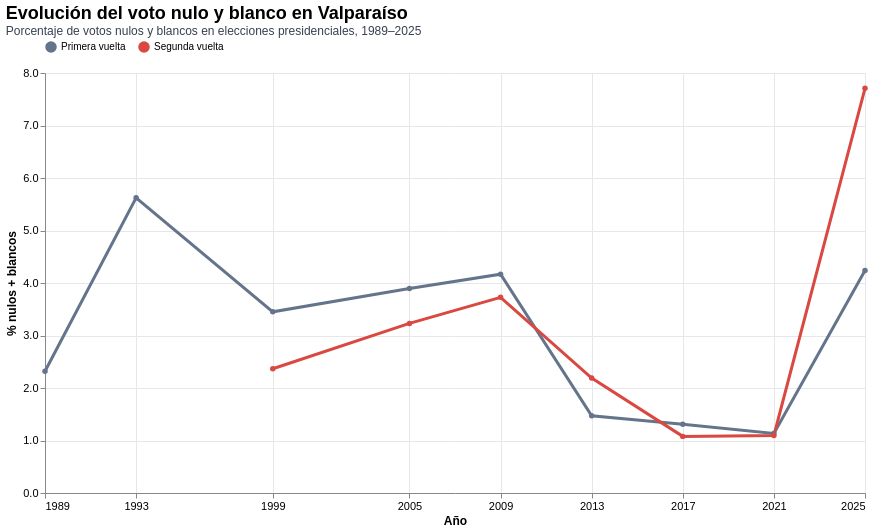

Notebook code cell kept with this figure:
### Code cell
region_elegida = "Valparaíso"

datos_region = regional_grafico[
    regional_grafico["region"] == region_elegida
].copy()

display(datos_region)

grafico_region = alt.Chart(datos_region).mark_line(
    point=True,
    strokeWidth=3
).encode(
    x=alt.X(
        "anio:Q",
        title="Año",
        scale=alt.Scale(domain=[1989, 2025]),
        axis=alt.Axis(
            values=[1989, 1993, 1999, 2005, 2009, 2013, 2017, 2021, 2025],
            format="d",
            labelAngle=0
        )
    ),
    y=alt.Y(
        "pct_nulos_blancos:Q",
        title="% nulos + blancos",
        axis=alt.Axis(format=".1f")
    ),
    color=alt.Color(
        "vuelta_label:N",
        title=None,
        scale=alt.Scale(
            domain=["Primera vuelta", "Segunda vuelta"],
            range=["#64748b", "#d94841"]
        )
    ),
    detail="vuelta_label:N",
    tooltip=[
        alt.Tooltip("region:N", title="Región"),
        alt.Tooltip("anio:Q", title="Año", format="d"),
        alt.Tooltip("vuelta_label:N", title="Vuelta"),
        alt.Tooltip("pct_nulos_blancos:Q", title="% nulos + blancos", format=".2f"),
        alt.Tooltip("nulos_blancos:Q", title="Nulos + blancos", format=","),
        alt.Tooltip("votos_emitidos:Q", title="Votos emitidos", format=",")
    ]
).properties(
    title={
        "text": f"Evolución del voto nulo y blanco en {region_elegida}",
        "subtitle": "Porcentaje de votos nulos y blancos en elecciones presidenciales, 1989–2025",
        "anchor": "start",
        "fontSize": 18,
        "subtitleFontSize": 12,
        "subtitleColor": "#374151"
    },
    width=820,
    height=420
).configure_view(
    strokeWidth=0
).configure_axis(
    gridColor="#e5e7eb",
    labelFontSize=11,
    titleFontSize=12
).configure_legend(
    orient="top",
    title=None
)

grafico_region

### Figure 1 — Vega-Lite specification as saved in the notebook (floating-point values rounded to 4 significant figures)
{"config": {"view": {"continuousWidth": 300, "continuousHeight": 300, "strokeWidth": 0}, "axis": {"gridColor": "#e5e7eb", "labelFontSize": 11, "titleFontSize": 12}, "legend": {"orient": "top", "title": null}}, "data": {"name": "data-6894bea0462cee8e92fc6ee73ace0f7a"}, "mark": {"type": "line", "point": true, "strokeWidth": 3}, "encoding": {"color": {"field": "vuelta_label", "scale": {"domain": ["Primera vuelta", "Segunda vuelta"], "range": ["#64748b", "#d94841"]}, "title": null, "type": "nominal"}, "detail": {"field": "vuelta_label", "type": "nominal"}, "tooltip": [{"field": "region", "title": "Región", "type": "nominal"}, {"field": "anio", "format": "d", "title": "Año", "type": "quantitative"}, {"field": "vuelta_label", "title": "Vuelta", "type": "nominal"}, {"field": "pct_nulos_blancos", "format": ".2f", "title": "% nulos + blancos", "type": "quantitative"}, {"field": "nulos_blancos", "format": ",", "title": "Nulos + blancos", "type": "quantitative"}, {"field": "votos_emitidos", "format": ",", "title": "Votos emitidos", "type": "quantitative"}], "x": {"axis": {"format": "d", "labelAngle": 0, "values": [1989, 1993, 1999, 2005, 2009, 2013, 2017, 2021, 2025]}, "field": "anio", "scale": {"domain": [1989, 2025]}, "title": "Año", "type": "quantitative"}, "y": {"axis": {"format": ".1f"}, "field": "pct_nulos_blancos", "title": "% nulos + blancos", "type": "quantitative"}}, "height": 420, "title": {"text": "Evolución del voto nulo y blanco en Valparaíso", "subtitle": "Porcentaje de votos nulos y blancos en elecciones presidenciales, 1989–2025", "anchor": "start", "fontSize": 18, "subtitleFontSize": 12, "subtitleColor": "#374151"}, "width": 820, "$schema": "https://vega.github.io/schema/vega-lite/v5.20.1.json", "datasets": {"data-6894bea0462cee8e92fc6ee73ace0f7a": [{"eleccion_id": "1989_1", "anio": 1989, "vuelta": 1, "region_codigo": 5, "region": "Valparaíso", "region_fuente": "Valparaíso", "division_regional": "13 regiones", "nulos": 10482, "blancos": 7478, "nulos_blancos": 17960, "votos_emitidos": 774713, "pct_nulos_blancos": 2.318, "nota_limite_regional": "División regional histórica de 13 regiones: Tarapacá incluye actual Arica y Parinacota; Los Lagos incluye actual Los Ríos; Biobío incluye actual Ñuble.", "vuelta_label": "Primera vuelta"}, {"eleccion_id": "1993_1", "anio": 1993, "vuelta": 1, "region_codigo": 5, "region": "Valparaíso", "region_fuente": "Valparaíso", "division_regional": "13 regiones", "nulos": 31484, "blancos": 14329, "nulos_blancos": 45813, "votos_emitidos": 814598, "pct_nulos_blancos": 5.624, "nota_limite_regional": "División regional histórica de 13 regiones: Tarapacá incluye actual Arica y Parinacota; Los Lagos incluye actual Los Ríos; Biobío incluye actual Ñuble.", "vuelta_label": "Primera vuelta"}, {"eleccion_id": "1999_1", "anio": 1999, "vuelta": 1, "region_codigo": 5, "region": "Valparaíso", "region_fuente": "DE VALPARAISO", "division_regional": "13 regiones", "nulos": 21386, "blancos": 6480, "nulos_blancos": 27866, "votos_emitidos": 807577, "pct_nulos_blancos": 3.451, "nota_limite_regional": "División regional histórica de 13 regiones: Tarapacá incluye actual Arica y Parinacota; Los Lagos incluye actual Los Ríos; Biobío incluye actual Ñuble.", "vuelta_label": "Primera vuelta"}, {"eleccion_id": "2005_1", "anio": 2005, "vuelta": 1, "region_codigo": 5, "region": "Valparaíso", "region_fuente": "DE VALPARAISO", "division_regional": "13 regiones", "nulos": 22330, "blancos": 8959, "nulos_blancos": 31289, "votos_emitidos": 802900, "pct_nulos_blancos": 3.897, "nota_limite_regional": "División regional histórica de 13 regiones: Tarapacá incluye actual Arica y Parinacota; Los Lagos incluye actual Los Ríos; Biobío incluye actual Ñuble.", "vuelta_label": "Primera vuelta"}, {"eleccion_id": "2009_1", "anio": 2009, "vuelta": 1, "region_codigo": 5, "region": "Valparaíso", "region_fuente": "DE VALPARAISO", "division_regional": "15 regiones", "nulos": 24584, "blancos": 9479, "nulos_blancos": 34063, "votos_emitidos": 817412, "pct_nulos_blancos": 4.167, "nota_limite_regional": "División regional de 15 regiones: Biobío incluye actual Ñuble.", "vuelta_label": "Primera vuelta"}, {"eleccion_id": "2013_1", "anio": 2013, "vuelta": 1, "region_codigo": 5, "region": "Valparaíso", "region_fuente": "DE VALPARAISO", "division_regional": "15 regiones", "nulos": 6506, "blancos": 4124, "nulos_blancos": 10630, "votos_emitidos": 723231, "pct_nulos_blancos": 1.47, "nota_limite_regional": "División regional de 15 regiones: Biobío incluye actual Ñuble.", "vuelta_label": "Primera vuelta"}, {"eleccion_id": "2017_1", "anio": 2017, "vuelta": 1, "region_codigo": 5, "region": "Valparaíso", "region_fuente": "DE VALPARAISO", "division_regional": "15 regiones", "nulos": 6234, "blancos": 3267, "nulos_blancos": 9501, "votos_emitidos": 725747, "pct_nulos_blancos": 1.309, "nota_limite_regional": "División regional de 15 regiones: Biobío incluye actual Ñuble.", "vuelta_label": "Primera vuelta"}, {"eleccion_id": "2021_1", "anio": 2021, "vuelta": 1, "region_codigo": 5, "region": "Valparaíso", "region_fuente": "Valparaiso", "division_regional": "16 regiones", "nulos": 6301, "blancos": 2813, "nulos_blancos": 9114, "votos_emitidos": 802976, "pct_nulos_blancos": 1.135, "nota_limite_regional": "División regional de 16 regiones.", "vuelta_label": "Primera vuelta"}, {"eleccion_id": "2025_1", "anio": 2025, "vuelta": 1, "region_codigo": 5, "region": "Valparaíso", "region_fuente": "DE VALPARAISO", "division_regional": "16 regiones", "nulos": 45035, "blancos": 16481, "nulos_blancos": 61516, "votos_emitidos": 1451625, "pct_nulos_blancos": 4.238, "nota_limite_regional": "División regional de 16 regiones.", "vuelta_label": "Primera vuelta"}, {"eleccion_id": "1999_2", "anio": 1999, "vuelta": 2, "region_codigo": 5, "region": "Valparaíso", "region_fuente": "DE VALPARAISO", "division_regional": "13 regiones", "nulos": 13825, "blancos": 5426, "nulos_blancos": 19251, "votos_emitidos": 813325, "pct_nulos_blancos": 2.367, "nota_limite_regional": "División regional histórica de 13 regiones: Tarapacá incluye actual Arica y Parinacota; Los Lagos incluye actual Los Ríos; Biobío incluye actual Ñuble.", "vuelta_label": "Segunda vuelta"}, {"eleccion_id": "2005_2", "anio": 2005, "vuelta": 2, "region_codigo": 5, "region": "Valparaíso", "region_fuente": "DE VALPARAISO", "division_regional": "13 regiones", "nulos": 19957, "blancos": 5870, "nulos_blancos": 25827, "votos_emitidos": 799602, "pct_nulos_blancos": 3.23, "nota_limite_regional": "División regional histórica de 13 regiones: Tarapacá incluye actual Arica y Parinacota; Los Lagos incluye actual Los Ríos; Biobío incluye actual Ñuble.", "vuelta_label": "Segunda vuelta"}, {"eleccion_id": "2009_2", "anio": 2009, "vuelta": 2, "region_codigo": 5, "region": "Valparaíso", "region_fuente": "DE VALPARAISO", "division_regional": "15 regiones", "nulos": 23940, "blancos": 6338, "nulos_blancos": 30278, "votos_emitidos": 812512, "pct_nulos_blancos": 3.726, "nota_limite_regional": "División regional de 15 regiones: Biobío incluye actual Ñuble.", "vuelta_label": "Segunda vuelta"}, {"eleccion_id": "2013_2", "anio": 2013, "vuelta": 2, "region_codigo": 5, "region": "Valparaíso", "region_fuente": "DE VALPARAISO", "division_regional": "15 regiones", "nulos": 9825, "blancos": 3633, "nulos_blancos": 13458, "votos_emitidos": 614798, "pct_nulos_blancos": 2.189, "nota_limite_regional": "División regional de 15 regiones: Biobío incluye actual Ñuble.", "vuelta_label": "Segunda vuelta"}, {"eleccion_id": "2017_2", "anio": 2017, "vuelta": 2, "region_codigo": 5, "region": "Valparaíso", "region_fuente": "DE VALPARAISO", "division_regional": "15 regiones", "nulos": 6255, "blancos": 1829, "nulos_blancos": 8084, "votos_emitidos": 749632, "pct_nulos_blancos": 1.078, "nota_limite_regional": "División regional de 15 regiones: Biobío incluye actual Ñuble.", "vuelta_label": "Segunda vuelta"}, {"eleccion_id": "2021_2", "anio": 2021, "vuelta": 2, "region_codigo": 5, "region": "Valparaíso", "region_fuente": "Valparaiso", "division_regional": "16 regiones", "nulos": 7728, "blancos": 2466, "nulos_blancos": 10194, "votos_emitidos": 929126, "pct_nulos_blancos": 1.097, "nota_limite_regional": "División regional de 16 regiones.", "vuelta_label": "Segunda vuelta"}, {"eleccion_id": "2025_2", "anio": 2025, "vuelta": 2, "region_codigo": 5, "region": "Valparaíso", "region_fuente": "DE VALPARAISO", "division_regional": "16 regiones", "nulos": 92800, "blancos": 18917, "nulos_blancos": 111717, "votos_emitidos": 1449153, "pct_nulos_blancos": 7.709, "nota_limite_regional": "División regional de 16 regiones.", "vuelta_label": "Segunda vuelta"}]}}
